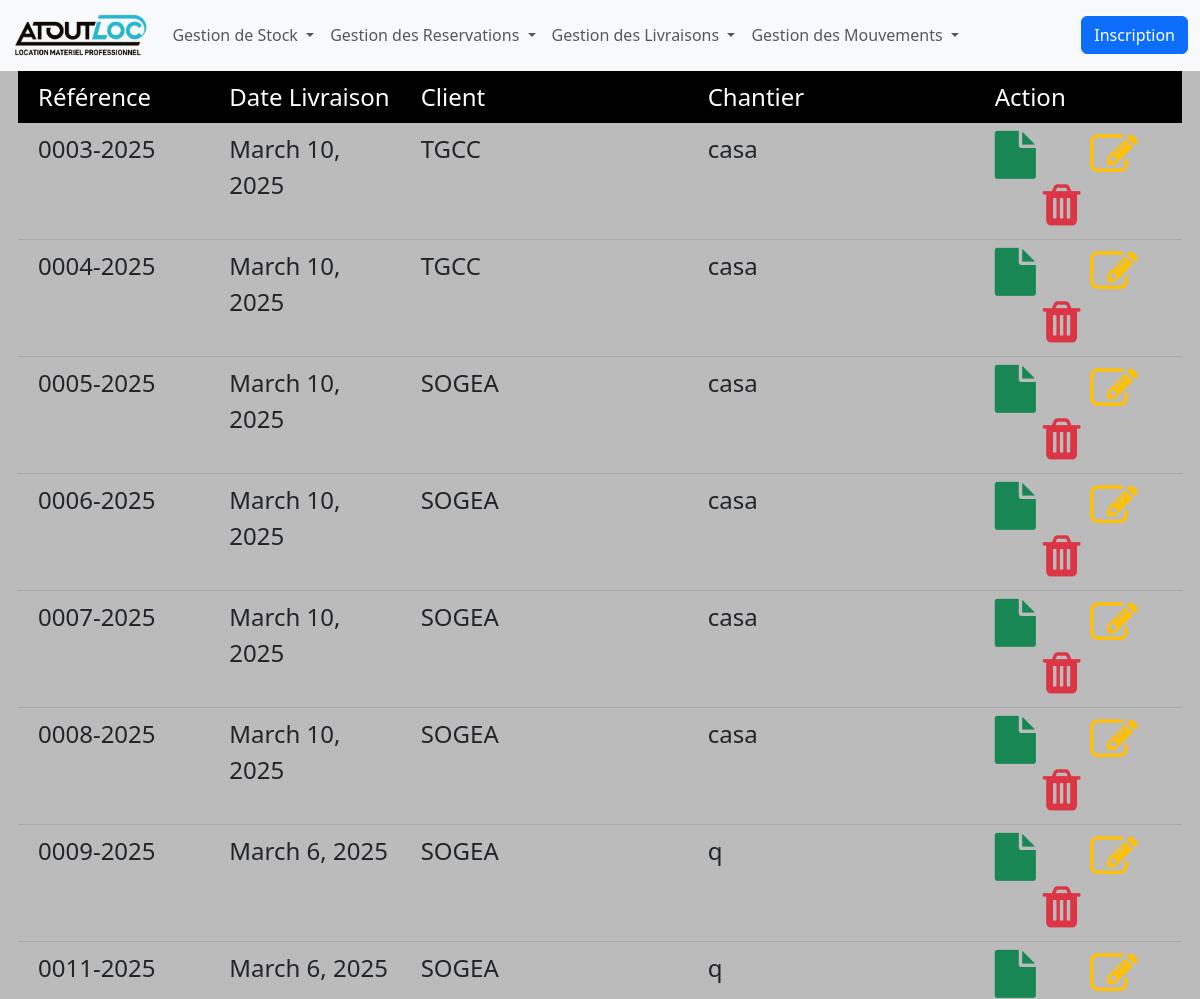
/livraison/ (upper part), run on an earlier commit of the app's database.
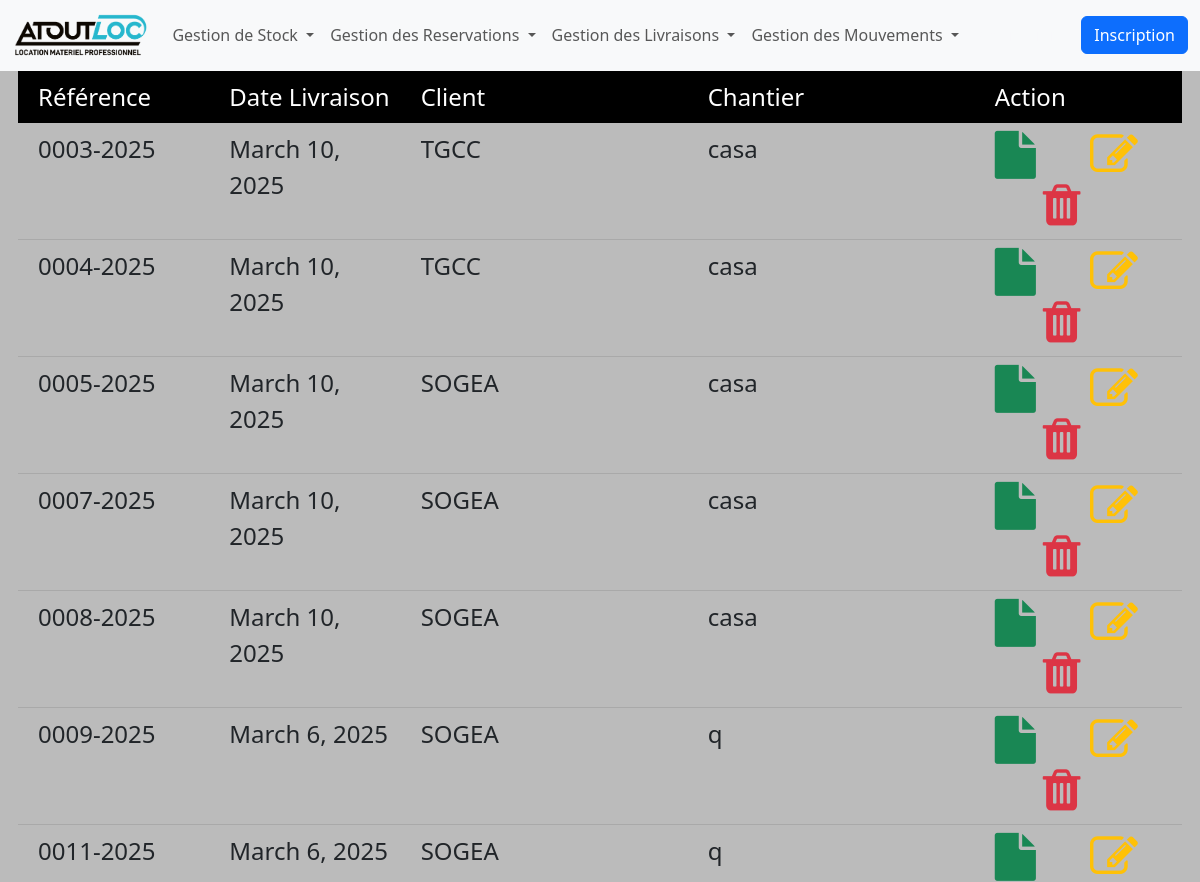
And on a later commit of the database.
### livraisons/models.py (models this page shows, shortened)
class Livraison(models.Model):
    bl=models.CharField(max_length=10,primary_key=True)
    client=models.CharField(max_length=60)
    dateLivraison=models.DateField()
    typeLivraison=models.CharField(max_length=30)
    chargerAffaire=models.CharField(max_length=40)
    chantier=models.CharField(max_length=50)
    created_by=models.CharField(max_length=50)

### livraisons/views.py (the view)
# urls.py: path('livraison/',livraison,name='livraison'),
def livraison(request):
    data=Livraison.objects.all()
    return render(request,'livraisons/livraison.html',{
            'title':'Livraisons',
            'livraisonData':data
            })

### livraisons/templates/livraisons/livraison.html
{% extends 'base.html' %}
{% block content %}
<div class="livraison">
    <div class="row bg-black p-2 text-white fs-6">
        <div class="col-md-2">Référence</div>
        <div class="col-md-2">Date Livraison</div>
        <div class="col-md-3">Client</div>
        <div class="col-md-3">Chantier</div>
        <div class="col-md-2">Action</div>
    </div>
    <div class="body ">
         {% for livraison in livraisonData %}
     <div class="row p-2 text-dark fs-6">
        <div class="col-md-2">{{livraison.bl}}</div>
        <div class="col-md-2">{{livraison.dateLivraison}}</div>
        <div class="col-md-3">{{livraison.client}}</div>
        <div class="col-md-3">{{livraison.chantier}}</div>
        <div class="col-md-2">
            <a class="text-decoration-none" href="{% url 'detailsLivraison' livraison.bl%}">
                <i class='fa fa-file  fa-2x text-success ' ></i>
            </a>
            <a class="text-decoration-none" href="#">
                <i class='fa fa-edit fa-2x text-warning ms-5'></i>
            </a>
            <a class="text-decoration-none" href="{% url 'deleteLivraison' livraison.bl%}">
                <i class='fa fa-trash fa-2x text-danger ms-5'></i>
            </a>
        </div>
    </div>
    {% endfor%}
</div>
</div>
{% endblock content %}

What changed in the data, as far as the page shows it:
removed Livraison: bl "0006-2025", dateLivraison "March 10, 2025", client "SOGEA", chantier "casa"
